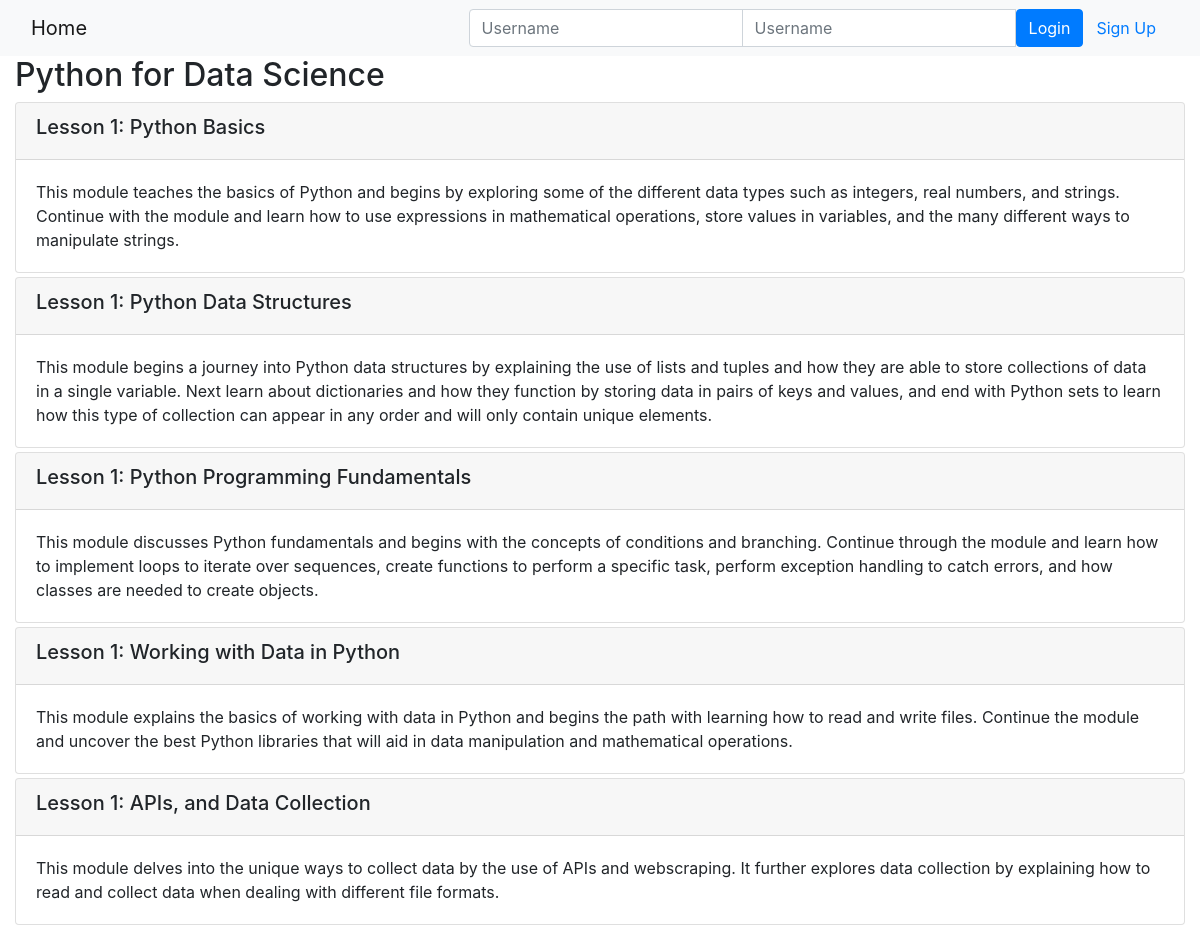
Page /onlinecourse/1/ on the committed database.
### onlinecourse/models.py (models this page shows, shortened)
class Course(models.Model):
    name = models.CharField(null=False, max_length=30, default='online course')
    image = models.ImageField(upload_to='course_images/')
    description = models.CharField(max_length=1000)
    pub_date = models.DateField(null=True)
    instructors = models.ManyToManyField(Instructor)
    users = models.ManyToManyField(settings.AUTH_USER_MODEL, through='Enrollment')
    total_enrollment = models.IntegerField(default=0)
    is_enrolled = False

class Lesson(models.Model):
    title = models.CharField(max_length=200, default="title")
    order = models.IntegerField(default=0)
    course = models.ForeignKey(Course, on_delete=models.CASCADE)
    content = models.TextField()

### onlinecourse/views.py (the view)
# urls.py: path('<int:pk>/', views.CourseDetailView.as_view(), name='course_details'),
class CourseDetailView(generic.DetailView):
    model = Course
    template_name = 'onlinecourse/course_detail_bootstrap.html'

### onlinecourse/templates/onlinecourse/course_detail_bootstrap.html (shortened to what this page needs)
<!DOCTYPE html>
<html lang="en">
<head>
     {% load static %}
    <link rel="stylesheet" href="https://maxcdn.bootstrapcdn.com/bootstrap/4.5.2/css/bootstrap.min.css">
</head>
<body>
    <nav class="navbar navbar-light bg-light">
        <div class="container-fluid">
            <div class="navbar-header">
                  <a class="navbar-brand" href="{% url 'onlinecourse:index' %}">Home</a>
            </div>
            <ul class="nav navbar-nav navbar-right">
                {% if user.is_authenticated %}
                <li>
                    <a class="btn btn-link" href="#">{{ user.first_name }}({{ user.username }})</a>
                    <a class="btn btn-link" href="{% url 'onlinecourse:logout' %}">Logout</a>
                </li>
                {% else %}
                <li>
                    <form class="form-inline" action="{% url 'onlinecourse:login' %}" method="post">
                        <div class="input-group">
                            <input type="text" class="form-control" placeholder="Username" name="username" >
                            <input type="password" class="form-control" placeholder="Username" name="psw" >
                            <button class="btn btn-primary" type="submit">Login</button>
                            <a class="btn btn-link" href="{% url 'onlinecourse:registration' %}">Sign Up</a>
                        </div>
                    </form>
                </li>
                {% endif %}
            </ul>
        </div>
    </nav>
    <div class="container-fluid">
            <h2>{{ course.name }}</h2>
            <div class="card-columns-vertical">
                {% for lesson in course.lesson_set.all %}
                    <div class="card mt-1">
                        <div class="card-header"><h5>Lesson {{lesson.order|add:1}}: {{lesson.title}}</h5></div>
                        <div class="card-body">{{lesson.content}}</div>
                    </div>
                {% endfor %}
            </div>
    </div>
</body>
</html>

### rows in the picture
Course: name "Python for Data Science"
Lesson: order|add "1", title "Python Basics", content "This module teaches the basics of Python and begins by exploring some of the different data types such as integers, real numbers, and strings. Continue with the module and learn how to use expressions in mathematical operations, store values in variables, and the many different ways to manipulate strings."
Lesson: order|add "1", title "Python Data Structures", content "This module begins a journey into Python data structures by explaining the use of lists and tuples and how they are able to store collections of data in a single variable. Next learn about dictionaries and how they function by storing data in pairs of keys and values, and end with Python sets to learn how this type of collection can appear in any order and will only contain unique elements."
Lesson: order|add "1", title "Python Programming Fundamentals", content "This module discusses Python fundamentals and begins with the concepts of conditions and branching. Continue through the module and learn how to implement loops to iterate over sequences, create functions to perform a specific task, perform exception handling to catch errors, and how classes are needed to create objects."
Lesson: order|add "1", title "Working with Data in Python", content "This module explains the basics of working with data in Python and begins the path with learning how to read and write files. Continue the module and uncover the best Python libraries that will aid in data manipulation and mathematical operations."
Lesson: order|add "1", title "APIs, and Data Collection", content "This module delves into the unique ways to collect data by the use of APIs and webscraping. It further explores data collection by explaining how to read and collect data when dealing with different file formats."
